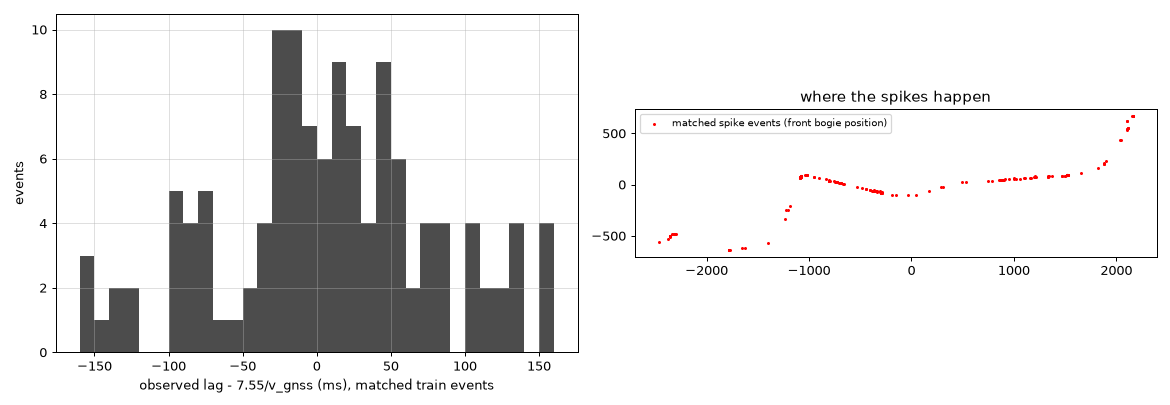

This chart was generated by the following Python code:
"""Step 4. Event level: isolated spikes in the whitened bogie residuals and their counterpart on the other bogie.

Train bags (+ val for the rate/precision check). For every bag:
  z_F, z_R = whitened residual (as in s3) / (1.4826 * MAD over moving samples)
  front event: |z_F| >= ZF, local max of |z_F| within +-3 samples, 3 <= v_gnss <= 20 m/s
  counterpart: max |z_R| with the same sign inside t_F + (L_eff / v_gnss) * [0.85, 1.15]; matched if |z_R| >= ZR
  false-match control: same search centred at 1.6 x the expected lag (no physical counterpart there)
  timing: dt_obs = t_R - t_F (stamps of the two peak samples); rel. error = dt_obs * v_gnss / L_eff - 1
          'centroid' variant: each peak time refined by the |z| centroid of the sample and its two neighbours
          '10 Hz ticks' variant: stamps replaced by the fitted regular 0.1 s grid (removes the ~13 ms stamp jitter)
  position lock: front-bogie position of each matched event = master fix (interpolated) + 9.873 m along the GNSS
          course; share of events that have an event from ANOTHER bag within 3 m, vs the same share for
          random points drawn along the same bags' driven paths (radius 3 m: many fixes are not RTK).
Outputs: s4_events.csv, s4_summary.txt, s4_events.png
"""
import sys

import matplotlib
matplotlib.use("Agg")
import matplotlib.pyplot as plt
import numpy as np
import pandas as pd
from scipy.spatial import cKDTree

from bc_common import HERE, KMH, NPZ, K_FIX, glitch_free, load_bag, mono, snap_times, splits

ZF, ZR = 5.0, 4.0
ANT_TO_FRONT = 9.873
R_E = 6378137.0


def whiten(t, x):
    e = np.full(len(x), np.nan)
    span = t[2:] - t[:-2]
    w = (t[1:-1] - t[:-2]) / span
    e[1:-1] = x[1:-1] - ((1 - w) * x[:-2] + w * x[2:])
    e[1:-1][span > 0.3] = np.nan
    return e


def centroid_time(t, z, i):
    if i <= 0 or i >= len(t) - 1:
        return t[i]
    a = np.abs(z[i - 1:i + 2])
    a = np.where(np.isfinite(a), a, 0.0)
    # only the part above the noise floor counts
    a = np.clip(a - 2.0, 0, None)
    if a.sum() <= 0:
        return t[i]
    return float(np.sum(a * t[i - 1:i + 2]) / a.sum())


def per_bag(bag, L_eff):
    d = load_bag(bag)
    t, vg = d["t"], d["vg"]
    ts = snap_times(t)
    f, r = d["F"] / KMH, d["R"] / KMH
    eF, eR = whiten(t, f), whiten(t, r)
    mov = np.isfinite(vg) & (vg > 3) & (vg < 20)
    sF = 1.4826 * np.nanmedian(np.abs(eF[mov]))
    sR = 1.4826 * np.nanmedian(np.abs(eR[mov]))
    zF, zR = eF / sF, eR / sR
    aF = np.where(np.isfinite(zF), np.abs(zF), 0.0)
    # moving time (for rates)
    dt = np.r_[np.diff(t), 0]
    T_mov = float(np.sum(dt[mov & (dt < 0.3)]))
    # fix -> ENU (local tangent plane at the bag's first fix; fine for a few km)
    z = np.load(NPZ / f"{bag}.npz")
    fx = np.asarray(z[K_FIX], float)
    fx = fx[glitch_free(fx)]
    tfx, la, lo = mono(fx[:, 1] - 0.045, fx[:, 2], fx[:, 3])   # fixes lead wheel stamps by ~45 ms
    vm = np.asarray(z["sensing__gnss__master__vel"], float)
    vm = vm[glitch_free(vm)]
    tvv, vx, vy = mono(vm[:, 1], vm[:, 2], vm[:, 3])
    ev = []
    cand = np.flatnonzero(mov & (aF >= ZF))
    for i in cand:
        if aF[i] < aF[max(0, i - 3):i + 4].max():
            continue
        lag = L_eff / vg[i]
        row = {"bag": bag, "t": t[i], "v": vg[i], "zF": zF[i], "lag_exp": lag}
        for tag, c in (("", 1.0), ("_ctrl", 1.6)):
            lo_t, hi_t = t[i] + c * lag * 0.85, t[i] + c * lag * 1.15
            j0, j1 = np.searchsorted(t, lo_t), np.searchsorted(t, hi_t)
            if j1 <= j0 or j1 >= len(t) or np.any(np.diff(t[j0 - 1:j1 + 1]) > 0.3):
                row["zR" + tag] = np.nan
                continue
            seg = np.sign(zF[i]) * zR[j0:j1]
            seg = np.where(np.isfinite(seg), seg, -np.inf)
            k = j0 + int(np.argmax(seg))
            row["zR" + tag] = float(np.sign(zF[i]) * zR[k])
            if tag == "":
                row["dt_obs"] = t[k] - t[i]
                row["dt_cen"] = centroid_time(t, zR, k) - centroid_time(t, zF, i)
                row["dt_snap"] = ts[k] - ts[i]
                row["dtF"] = t[i] - t[i - 1]
                row["dtR"] = t[k] - t[k - 1]
        # front-bogie position
        if len(tfx) > 10 and tfx[0] < t[i] < tfx[-1]:
            lat = np.interp(t[i], tfx, la)
            lon = np.interp(t[i], tfx, lo)
            k2 = np.searchsorted(tvv, t[i])
            if 0 < k2 < len(tvv):
                ex, ny = np.interp(t[i], tvv, vx), np.interp(t[i], tvv, vy)
                h = np.hypot(ex, ny)
                if h > 1:
                    row["lat"], row["lon"] = lat, lon
                    row["ux"], row["uy"] = ex / h, ny / h
        ev.append(row)
    # random reference points along the driven path (moving samples)
    rng = np.random.default_rng(abs(hash(bag)) % 2 ** 32)
    idx = np.flatnonzero(mov)
    ref = []
    if len(idx) and len(tfx) > 10:
        pick = rng.choice(idx, size=min(200, len(idx)), replace=False)
        for i in pick:
            if tfx[0] < t[i] < tfx[-1]:
                ref.append((bag, np.interp(t[i], tfx, la), np.interp(t[i], tfx, lo)))
    return ev, T_mov, ref, (sF, sR)


def mix_fit(e, half=0.15):
    """EM fit of relative lag errors in +-half: w * Normal(mu, sd) (true counterparts) + (1 - w) * Uniform (chance)."""
    e = np.asarray(e, float)
    e = e[np.isfinite(e) & (np.abs(e) < half)]
    w, mu, sd = 0.5, 0.0, 0.05
    for _ in range(500):
        pn = w * np.exp(-0.5 * ((e - mu) / sd) ** 2) / (sd * np.sqrt(2 * np.pi))
        pu = (1 - w) / (2 * half)
        g = pn / (pn + pu)
        w = g.mean()
        mu = np.sum(g * e) / g.sum()
        sd = max(np.sqrt(np.sum(g * (e - mu) ** 2) / g.sum()), 1e-4)
    return w, mu, sd, len(e)


def to_xy(lat, lon, lat0, lon0):
    return np.c_[np.radians(lon - lon0) * R_E * np.cos(np.radians(lat0)), np.radians(lat - lat0) * R_E]


def lock_share(df_xy, bags, radius=1.5):
    tree = cKDTree(df_xy)
    share = []
    for i, p in enumerate(df_xy):
        nb = tree.query_ball_point(p, radius)
        share.append(any(bags[j] != bags[i] for j in nb))
    return np.mean(share)


def main():
    sp = splits()
    s3 = pd.read_csv(HERE / "s3_per_bag.csv")
    L_eff = float(np.median(s3[s3.split == "train"].L_bag))
    bags = [(b, "train") for b in sp["train"]] + [(b, "val") for b in sp["val"]]
    if len(sys.argv) > 1:
        bags = bags[: int(sys.argv[1])]
    E, T, REF, SC = [], {}, [], []
    for b, split in bags:
        ev, T_mov, ref, sc = per_bag(b, L_eff)
        for e in ev:
            e["split"] = split
        E += ev
        T[b] = (split, T_mov)
        REF += ref
        SC.append((b, *sc))
        print(b, split, len(ev), f"{T_mov:.0f}s", flush=True)
    df = pd.DataFrame(E)
    df.to_csv(HERE / "s4_events.csv", index=False)
    rs = lambda x: 1.4826 * np.median(np.abs(x - np.median(x)))  # noqa: E731
    L = [f"L_eff (from s3, train) = {L_eff:.4f} m; thresholds |z_F| >= {ZF}, counterpart |z_R| >= {ZR} (same sign)"]
    for split in ("train", "val"):
        s = df[df.split == split]
        Tm = sum(v[1] for v in T.values() if v[0] == split)
        if len(s) == 0 or Tm == 0:
            continue
        m = s.zR >= ZR
        mc = s.zR_ctrl >= ZR
        L.append(f"{split}: moving time (3-20 m/s) {Tm / 3600:.2f} h; front events {len(s)} "
                 f"({len(s) / (Tm / 3600):.0f} per h); matched at expected lag {m.mean():.3f} "
                 f"vs control lag {mc.mean():.3f}; matched events per hour {m.sum() / (Tm / 3600):.0f}")
        mm = s[m]
        for col, lab in (("dt_obs", "sample stamps"), ("dt_cen", "centroid"), ("dt_snap", "10 Hz ticks")):
            e = mm[col] / mm.lag_exp - 1
            et = mm[col] - mm.lag_exp
            L.append(f"    timing ({lab:13s}): dt_obs - dt_exp median {et.median() * 1e3:+.1f} ms, robust sd "
                     f"{rs(et) * 1e3:.1f} ms, sd {et.std() * 1e3:.1f} ms; relative: median {e.median():+.4f} "
                     f"robust sd {rs(e):.4f}")
        # theory: uniform sampling phase on both ends
        dts = np.r_[mm.dtF, mm.dtR]
        L.append(f"    sampling-phase floor sqrt(E[dt^2]/6) = {np.sqrt(np.mean(dts ** 2) / 6) * 1e3:.1f} ms "
                 f"(dt of the two peak samples)")
        for lo, hi in ((3, 6), (6, 9), (9, 12), (12, 20)):
            q = mm[(mm.v >= lo) & (mm.v < hi)]
            if len(q) < 10:
                continue
            e = q.dt_obs / q.lag_exp - 1
            L.append(f"    v {lo:2d}-{hi:2d} m/s: matched {len(q):5d} ({(q.zR >= ZR).mean():.2f} of those tested), "
                     f"timing robust sd {rs(q.dt_obs - q.lag_exp) * 1e3:.1f} ms, relative robust sd {rs(e):.4f}, "
                     f"median {e.median():+.4f}")
        for col in ("dt_obs", "dt_snap"):
            w, mu, sd, n = mix_fit(mm[col] / mm.lag_exp - 1)
            rate_true = w * n / Tm
            nneed = (sd / 0.001) ** 2
            L.append(f"    mixture fit ({col}): true counterparts {w * n:.0f} of {n} matched ({rate_true * 3600:.0f} per h), "
                     f"bias {mu * 100:+.2f} %, per-event sd {sd * 100:.2f} % (= {sd * mm.lag_exp.median() * 1e3:.0f} ms at "
                     f"the median lag {mm.lag_exp.median():.2f} s) -> +-0.1 % (1 sigma) needs {nneed:.0f} true events = "
                     f"{nneed / rate_true / 3600:.1f} h of driving, even if every true pair were recognised")
    # position lock (train+val matched events vs random path points)
    mm = df[(df.zR >= ZR) & df.lat.notna()]
    lat0, lon0 = mm.lat.mean(), mm.lon.mean()
    xy = to_xy(mm.lat.values, mm.lon.values, lat0, lon0) + ANT_TO_FRONT * mm[["ux", "uy"]].values
    R = pd.DataFrame(REF, columns=["bag", "lat", "lon"])
    # reference points: same number, drawn from the path points of the same bags
    rng = np.random.default_rng(0)
    Rs = R.sample(n=min(len(R), len(mm)), random_state=1)
    xr = to_xy(Rs.lat.values, Rs.lon.values, lat0, lon0)
    sh_ev = lock_share(xy, mm.bag.values, 3.0)
    sh_rf = lock_share(xr, Rs.bag.values, 3.0)
    L.append(f"position lock: matched events with an event of another bag within 3 m: {sh_ev:.3f} "
             f"(n={len(mm)}); random path points: {sh_rf:.3f} (n={len(Rs)})")
    txt = "\n".join(L)
    print(txt)
    (HERE / "s4_summary.txt").write_text(txt, encoding="utf-8")

    fig, ax = plt.subplots(1, 2, figsize=(13, 4.5))
    mm = df[(df.zR >= ZR) & (df.split == "train")]
    ax[0].hist((mm.dt_obs - mm.lag_exp) * 1e3, bins=np.arange(-160, 161, 10), color="k", alpha=0.7)
    ax[0].set_xlabel("observed lag - 7.55/v_gnss (ms), matched train events")
    ax[0].set_ylabel("events")
    ax[0].grid(alpha=0.4)
    ax[1].scatter(xy[:, 0], xy[:, 1], s=2, c="r", label="matched spike events (front bogie position)")
    ax[1].set_aspect("equal")
    ax[1].legend(fontsize=8)
    ax[1].set_title("where the spikes happen")
    fig.tight_layout()
    fig.savefig(HERE / "s4_events.png", dpi=90)


if __name__ == "__main__":
    main()
